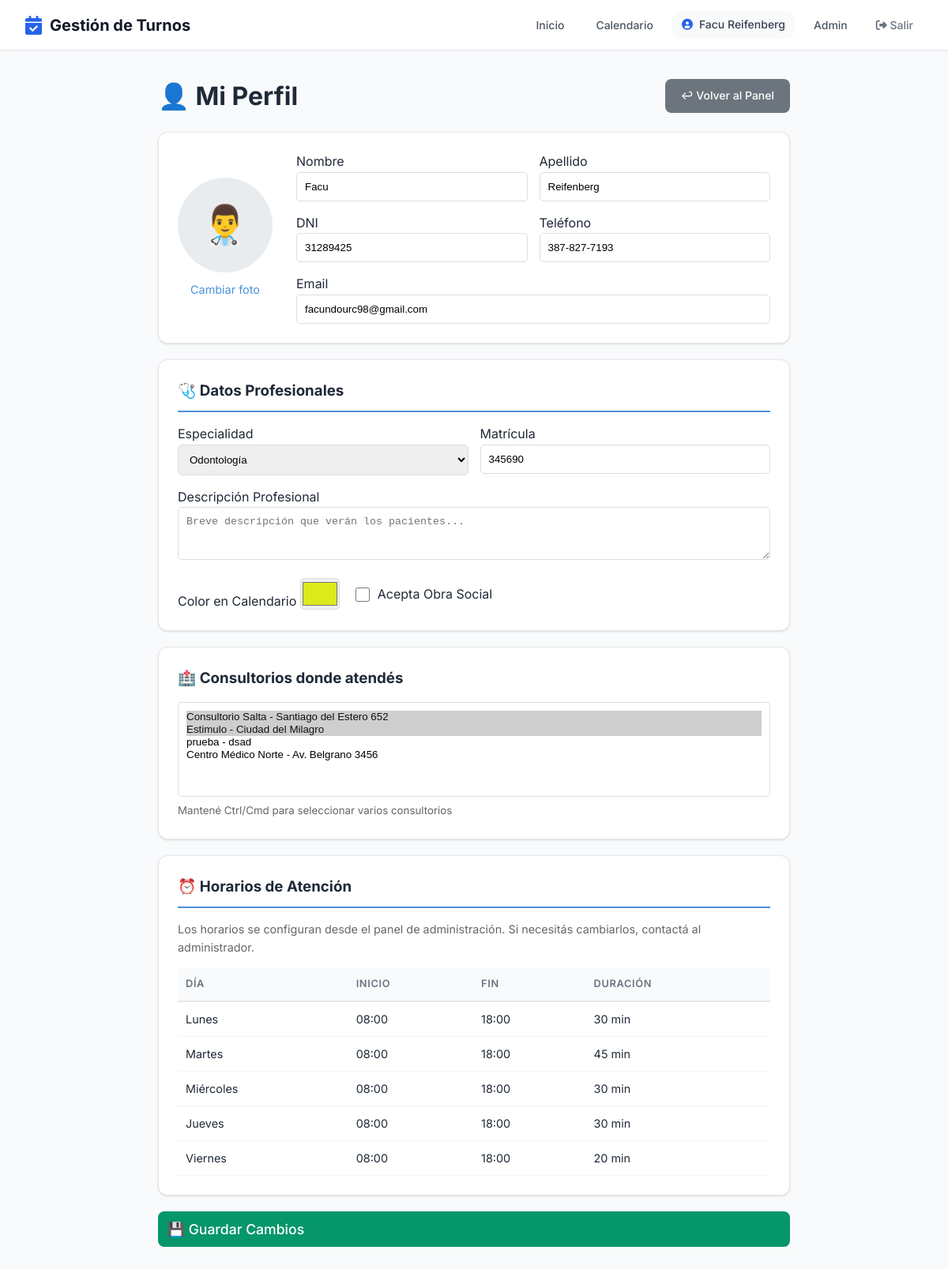
The app's page /profesionales/perfil/ (signed in), older data.
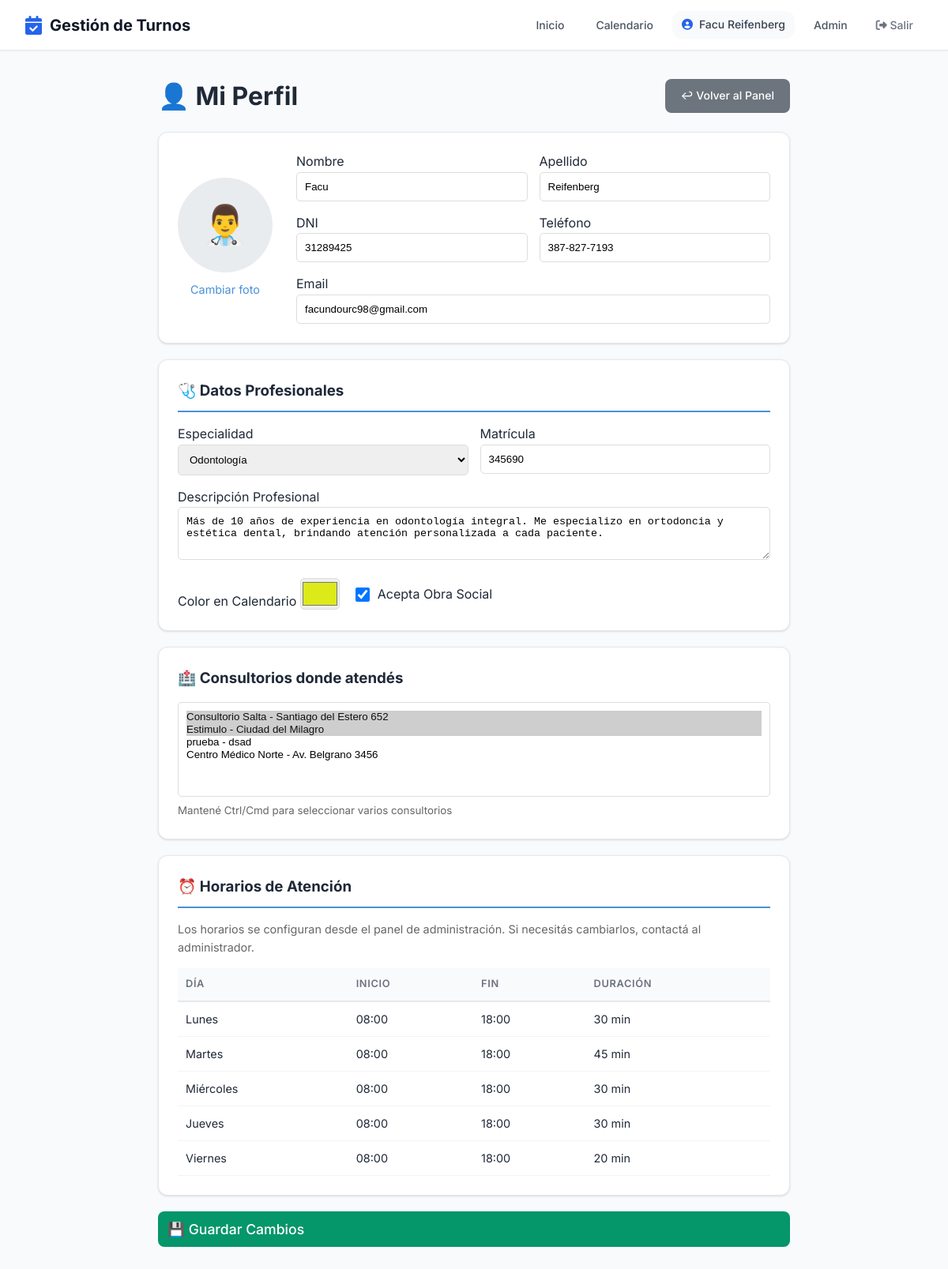
The same page, newer data.
### profesionales/models.py (models this page shows, shortened)
class Profesional(Persona):
    ESPECIALIDADES = [
        ('odontologia', 'Odontología'),
        ('kinesiologia', 'Kinesiología'),
        ('psicologia', 'Psicología'),
        ('medicina_general', 'Medicina General'),
        ('dermatologia', 'Dermatología'),
        ('estetica', 'Estética'),
        ('veterinaria', 'Veterinaria'),
        ('otro', 'Otro'),
    ]
    usuario = models.OneToOneField(
        'usuarios.Usuario',
        on_delete=models.CASCADE,
        verbose_name='Usuario'
    )
    especialidad = models.CharField(
        max_length=50,
        choices=ESPECIALIDADES,
        verbose_name='Especialidad'
    )
    matricula = models.CharField(
        max_length=50,
        blank=True,
        verbose_name='Matrícula Profesional'
    )
    color_calendario = models.CharField(
        max_length=7,
        default='#4A90D9',
        verbose_name='Color en Calendario'
    )
    acepta_obra_social = models.BooleanField(
        default=False,
        verbose_name='Acepta Obra Social'
    )
    descripcion = models.TextField(
        blank=True,
        verbose_name='Descripción Profesional'
    )
    foto = models.ImageField(
    upload_to='profesionales/',
    blank=True,
    null=True,
    verbose_name='Foto de Perfil'
    )
    establecimientos = models.ManyToManyField(
    'establecimientos.Establecimiento',
    blank=True,
    related_name='profesionales',
    verbose_name='Consultorios donde atiende'
    )
    frase_destacada = models.CharField(max_length=200, blank=True, verbose_name='Frase destacada')
    precio_particular = models.DecimalField(max_digits=10, decimal_places=2, null=True, blank=True, verbose_name='Precio consulta particular')
    obras_sociales_texto = models.TextField(blank=True, verbose_name='Obras sociales (texto libre)')
    servicios_texto = models.TextField(blank=True, verbose_name='Servicios / Especializaciones')
    servicios_destacados = models.TextField(blank=True, verbose_name='Servicios destacados')
    especializaciones = models.TextField(blank=True, verbose_name='Especializaciones')
    class Meta:
        verbose_name = 'Profesional'
        verbose_name_plural = 'Profesionales'
        ordering = ['apellido', 'nombre']

### establecimientos/models.py (models this page shows, shortened)
class Establecimiento(ModeloBase):
    nombre = models.CharField(max_length=200, verbose_name='Nombre')
    direccion = models.CharField(max_length=200, verbose_name='Dirección')
    telefono = models.CharField(max_length=20, verbose_name='Teléfono')
    email = models.EmailField(verbose_name='Email')
    cuit = models.CharField(max_length=13, verbose_name='CUIT')
    logo = models.ImageField(upload_to='logos/', blank=True, verbose_name='Logo')
    class Meta:
        verbose_name = 'Establecimiento'
        verbose_name_plural = 'Establecimientos'

### profesionales/views.py (the view, shortened to what this page needs)
# urls.py: path('perfil/', views.mi_perfil, name='mi_perfil'),
@login_required
def mi_perfil(request):
    if request.user.rol != 'profesional':
        messages.error(request, 'No tenés acceso.')
        return redirect('home')
    profesional = get_object_or_404(Profesional, usuario=request.user)
    return render(request, 'profesionales/perfil.html', {
    'profesional': profesional,
    'establecimientos_disponibles': Establecimiento.objects.filter(activo=True),
})

### core_app/models.py (called while the page is built)
    @property
    def nombre_completo(self):
        return f"{self.nombre} {self.apellido}"

### profesionales/templates/profesionales/perfil.html (shortened to what the changed rows need)
{% extends 'core_app/base.html' %}
{% block content %}
<div style="max-width: 800px; margin: 0 auto;">
    <div style="display: flex; justify-content: space-between; align-items: center; margin-bottom: 20px;">
        <h1>👤 Mi Perfil</h1>
    </div>
    <form method="post" enctype="multipart/form-data">
        <div class="card" style="margin-bottom: 20px; display: flex; gap: 30px; align-items: center;">
            <div style="flex: 1;">
                <div style="display: grid; grid-template-columns: 1fr 1fr; gap: 15px;">
                    <div>
                        <label>Nombre</label>
                        <input type="text" name="nombre" value="{{ profesional.nombre }}" required
                               style="width: 100%; padding: 10px; border: 1px solid #ddd; border-radius: 5px;">
                    </div>
                    <div>
                        <label>Apellido</label>
                        <input type="text" name="apellido" value="{{ profesional.apellido }}" required
                               style="width: 100%; padding: 10px; border: 1px solid #ddd; border-radius: 5px;">
                    </div>
                    <div>
                        <label>DNI</label>
                        <input type="text" name="dni" value="{{ profesional.dni }}" required
                               style="width: 100%; padding: 10px; border: 1px solid #ddd; border-radius: 5px;">
                    </div>
                    <div>
                        <label>Teléfono</label>
                        <input type="text" name="telefono" value="{{ profesional.telefono }}" required
                               style="width: 100%; padding: 10px; border: 1px solid #ddd; border-radius: 5px;">
                    </div>
                    <div style="grid-column: 1 / -1;">
                        <label>Email</label>
                        <input type="email" name="email" value="{{ profesional.email }}"
                               style="width: 100%; padding: 10px; border: 1px solid #ddd; border-radius: 5px;">
                    </div>
                </div>
            </div>
        </div>
        <div class="card" style="margin-bottom: 20px;">
            <div style="display: grid; grid-template-columns: 1fr 1fr; gap: 15px;">
                <div>
                    <label>Especialidad</label>
                    <select name="especialidad" style="width: 100%; padding: 10px; border: 1px solid #ddd; border-radius: 5px;">
                        {% for key, value in profesional.ESPECIALIDADES %}
                            <option value="{{ key }}" {% if profesional.especialidad == key %}selected{% endif %}>
                                {{ value }}
                            </option>
                        {% endfor %}
                    </select>
                </div>
                <div>
                    <label>Matrícula</label>
                    <input type="text" name="matricula" value="{{ profesional.matricula }}"
                           style="width: 100%; padding: 10px; border: 1px solid #ddd; border-radius: 5px;">
                </div>
            </div>
            <div style="margin-top: 15px;">
                <label>Descripción Profesional</label>
                <textarea name="descripcion" rows="3"
                          style="width: 100%; padding: 10px; border: 1px solid #ddd; border-radius: 5px;"
                          placeholder="Breve descripción que verán los pacientes...">{{ profesional.descripcion }}</textarea>
            </div>
            <div style="margin-top: 15px; display: flex; gap: 20px; align-items: center;">
                <div>
                    <label>Color en Calendario</label>
                    <input type="color" name="color_calendario" value="{{ profesional.color_calendario }}"
                           style="width: 50px; height: 40px; border: 1px solid #ddd; border-radius: 5px; cursor: pointer;">
                </div>
                <div>
                    <label style="display: flex; align-items: center; gap: 10px; cursor: pointer;">
                        <input type="checkbox" name="acepta_obra_social"
                               {% if profesional.acepta_obra_social %}checked{% endif %}
                               style="width: 18px; height: 18px;">
                        Acepta Obra Social
                    </label>
                </div>
            </div>
        </div>
        <div class="card" style="margin-bottom: 20px;">
            <h3 style="margin-bottom: 15px;">🏥 Consultorios donde atendés</h3>
            <select name="establecimientos" multiple
                    style="width: 100%; padding: 10px; border: 1px solid #ddd; border-radius: 5px; min-height: 120px;">
                {% for est in establecimientos_disponibles %}
                    <option value="{{ est.id }}"
                        {% if est in profesional.establecimientos.all %}selected{% endif %}>
                        {{ est.nombre }} - {{ est.direccion }}
                    </option>
                {% endfor %}
            </select>
            <small style="color: #666;">Mantené Ctrl/Cmd para seleccionar varios consultorios</small>
        </div>
        <div class="card" style="margin-bottom: 20px;">
            {% with agenda=profesional.agenda_set.first %}
                {% if agenda %}
                    <table style="width: 100%; border-collapse: collapse;">
                        <thead>
                            <tr style="background: #f8f9fa;">
                                <th style="padding: 10px;">Día</th>
                                <th style="padding: 10px;">Inicio</th>
                                <th style="padding: 10px;">Fin</th>
                                <th style="padding: 10px;">Duración</th>
                            </tr>
                        </thead>
                    </table>
                {% else %}
                    <p style="color: #999; text-align: center; padding: 20px;">No tenés una agenda configurada.</p>
                {% endif %}
            {% endwith %}
        </div>
    </form>
</div>
{% endblock %}

Row changes from the older to the newer data that the page shows:
changed Profesional "Facu": descripcion (not shown) → "Más de 10 años de experiencia en odontología integral. Me especializo en ortodoncia y estética dental, brindando atención personalizada a cada paciente."; acepta_obra_social "☐" → "☑"
